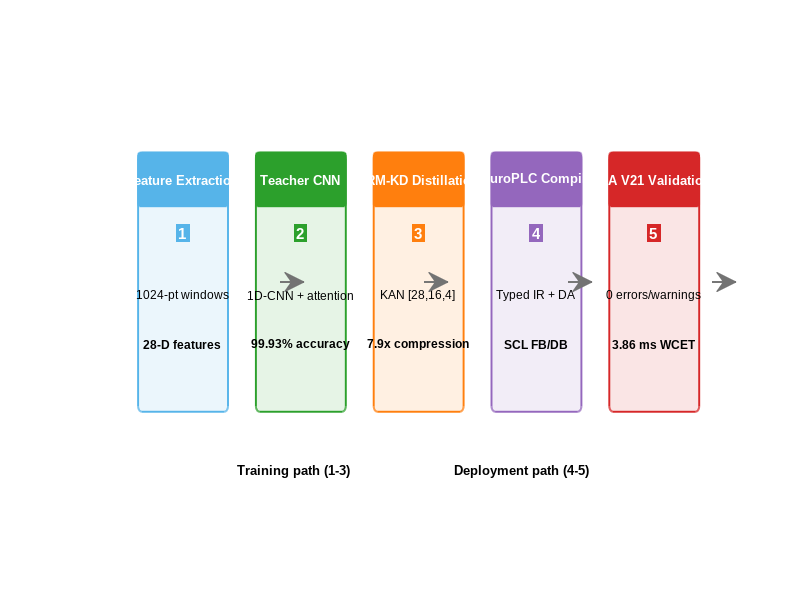
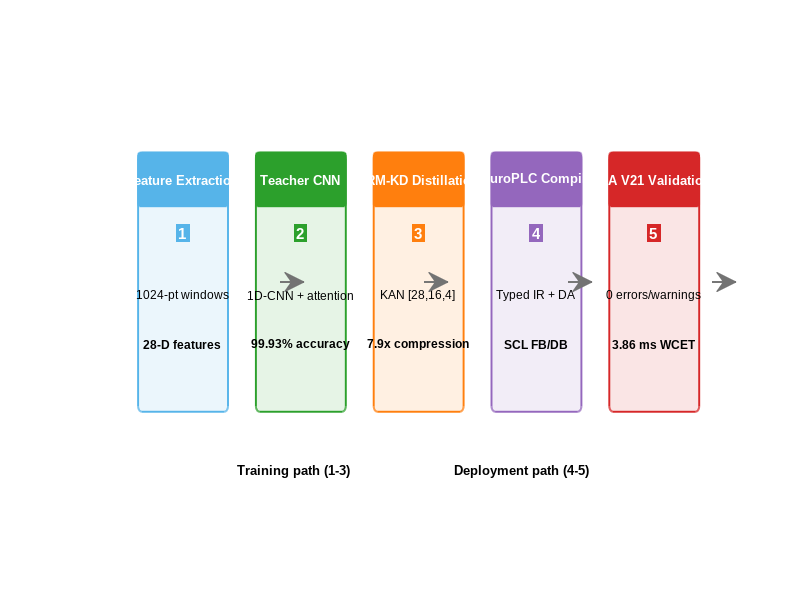
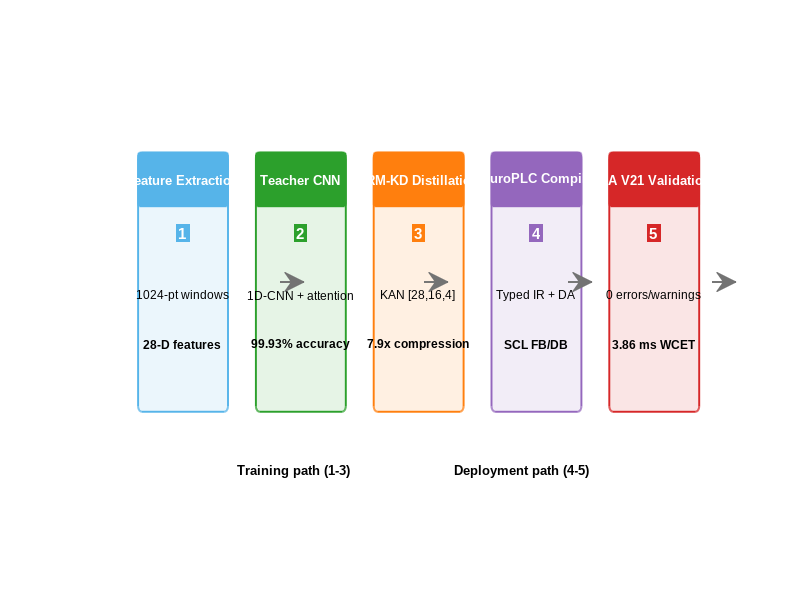
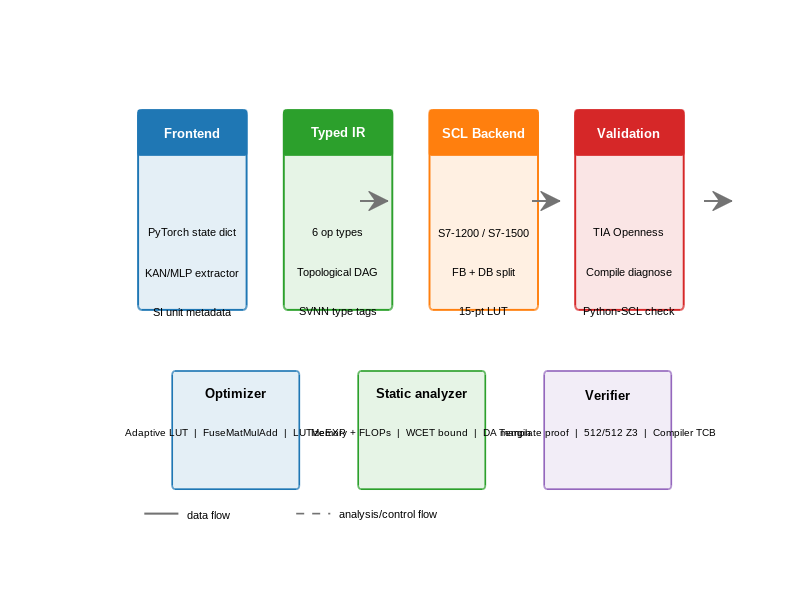

Write MATLAB code to recreate these figures, in order. (Note: this script raises an error after producing the figures.)
function neuroplc_topjournal_figures()
%% NeuroPLC top-journal figure suite
% Venue target: IEEE Transactions on Industrial Informatics
% Output: PDF vector + EPS vector + PNG 600 dpi
% MATLAB: R2025b

clc; close all;
rng(20260710);
outDir = 'D:/neuroplc-paper/paper/figures';
if ~exist(outDir, 'dir'), mkdir(outDir); end

S = nii_style();

fprintf('NeuroPLC top-journal figure suite\n');
fprintf('Output: %s\n\n', outDir);

fig_overview(S, outDir);                 % fig1_overview
fig_compiler_arch(S, outDir);            % fig2_compiler_arch
fig_c2bv_basis(S, outDir);               % fig01_c2bv_basis
fig_c2bv_verification(S, outDir);        % fig02_verification
fig_da_tightness(S, outDir);             % fig03_da_tightness
fig_sharp_bound(S, outDir);              % fig04_sharp_bound
fig_da_vs_ia(S, outDir);                 % fig05_da_vs_ia
fig_adaptive_lut(S, outDir);             % fig06_adaptive_lut
fig_da_scaling(S, outDir);               % fig07_da_scaling
fig_segment_bounds(S, outDir);           % fig08_segment_bounds
fig_wcet(S, outDir);                     % fig09_wcet_breakdown
fig_confusion(S, outDir);                % fig10_confusion_matrices
fig_tsne(S, outDir);                     % fig11_tsne_features
fig_cross_validation(S, outDir);         % fig12_cross_validation
fig_scl_code(S, outDir);                 % fig16_scl_code

fprintf('\nAll figures regenerated.\n');
end

function S = nii_style()
S.font = 'Arial';
S.W1 = 3.50; S.W2 = 7.16; S.H = 2.70; S.Ht = 3.65;
S.fsPanel = 11; S.fsAxis = 10; S.fsTick = 9; S.fsLegend = 9; S.fsData = 8;
S.lw = 2.0; S.gridlw = 0.5; S.mark = 6;
S.da = hex2rgb('#1f77b4');
S.ia = hex2rgb('#ff7f0e');
S.green = hex2rgb('#2ca02c');
S.red = hex2rgb('#d62728');
S.purple = hex2rgb('#9467bd');
S.sky = hex2rgb('#56b4e9');
S.yellow = hex2rgb('#c9b51b');
S.gray = [0.45 0.45 0.45];
S.lgray = [0.86 0.86 0.86];
S.arch = [S.sky; S.green; S.purple; S.yellow; S.red];
set(groot, 'DefaultFigureColor', 'w', 'DefaultAxesFontName', S.font, ...
    'DefaultTextFontName', S.font, 'DefaultAxesFontSize', S.fsTick, ...
    'DefaultAxesLineWidth', 0.8, 'DefaultLineLineWidth', S.lw);
end

function c = hex2rgb(h)
h = erase(h, '#');
c = [hex2dec(h(1:2)), hex2dec(h(3:4)), hex2dec(h(5:6))] / 255;
end

function prep(ax, S)
set(ax, 'Box', 'off', 'TickDir', 'out', 'FontName', S.font, 'FontSize', S.fsTick, ...
    'XGrid', 'on', 'YGrid', 'on', 'GridLineStyle', ':', 'GridColor', [0.72 0.72 0.72], ...
    'GridAlpha', 0.35, 'LineWidth', 0.8);
end

function panel(ax, tag, txt, S)
text(ax, 0.018, 0.975, ['(' tag ') ' txt], 'Units', 'normalized', ...
    'FontName', S.font, 'FontSize', S.fsPanel, 'FontWeight', 'bold', ...
    'VerticalAlignment', 'top', 'HorizontalAlignment', 'left');
end

function boxed_label(ax, x, y, s, S, varargin)
text(ax, x, y, s, 'FontName', S.font, 'FontSize', S.fsData, ...
    'HorizontalAlignment', 'center', 'VerticalAlignment', 'bottom', ...
    'BackgroundColor', [1 1 1], 'Margin', 1.2, varargin{:});
end

function export_all(fig, outDir, name)
set(fig, 'Renderer', 'painters');
exportgraphics(fig, fullfile(outDir, [name '.pdf']), 'ContentType', 'vector');
exportgraphics(fig, fullfile(outDir, [name '.png']), 'Resolution', 600);
print(fig, fullfile(outDir, [name '.eps']), '-depsc', '-painters', '-r300');
close(fig);
end

function fig_overview(S, outDir)
fig = figure('Units','inches','Position',[1 1 S.W2 2.65]);
ax = axes(fig); axis(ax, [0 10 0 5]); axis off; hold on;
cols = [S.sky; S.green; S.ia; S.purple; S.red];
titles = {'Feature Extraction','Teacher CNN','VRM-KD Distillation','NeuroPLC Compiler','TIA V21 Validation'};
lines = {{'1024-pt windows','28-D features'}, {'1D-CNN + attention','99.93% accuracy'}, {'KAN [28,16,4]','7.9x compression'}, {'Typed IR + DA','SCL FB/DB'}, {'0 errors/warnings','3.86 ms WCET'}};
for i=1:5
    x = 0.55 + (i-1)*1.9;
    rectangle('Position',[x 1.25 1.45 2.65], 'Curvature',0.08, 'FaceColor',cols(i,:)*0.12+0.88, 'EdgeColor',cols(i,:), 'LineWidth',1.4);
    rectangle('Position',[x 3.35 1.45 0.55], 'Curvature',0.08, 'FaceColor',cols(i,:), 'EdgeColor',cols(i,:), 'LineWidth',1.2);
    text(x+0.72,3.63,titles{i},'Color','w','FontWeight','bold','FontSize',9,'HorizontalAlignment','center');
    text(x+0.72,3.08,num2str(i),'Color','w','FontWeight','bold','FontSize',11,'HorizontalAlignment','center','BackgroundColor',cols(i,:),'Margin',2);
    text(x+0.72,2.45,lines{i}{1},'FontSize',8.5,'HorizontalAlignment','center');
    text(x+0.72,1.95,lines{i}{2},'FontSize',8.5,'FontWeight','bold','HorizontalAlignment','center');
    if i<5
        annotation(fig,'arrow',[0.17+i*0.18 0.20+i*0.18],[0.53 0.53],'LineWidth',1.4,'Color',S.gray);
    end
end
text(5,0.65,'Training path (1-3)                          Deployment path (4-5)', 'HorizontalAlignment','center','FontSize',9,'FontWeight','bold');
export_all(fig,outDir,'fig1_overview');
end

function fig_compiler_arch(S, outDir)
fig = figure('Units','inches','Position',[1 1 S.W2 3.25]);
ax = axes(fig); axis(ax,[0 10 0 6]); axis off; hold on;
cols = [S.da; S.green; S.ia; S.red];
titles = {'Frontend','Typed IR','SCL Backend','Validation'};
items = {{'PyTorch state dict','KAN/MLP extractor','SI unit metadata'}, {'6 op types','Topological DAG','SVNN type tags'}, {'S7-1200 / S7-1500','FB + DB split','15-pt LUT'}, {'TIA Openness','Compile diagnose','Python-SCL check'}};
for i=1:4
    x=0.55+(i-1)*2.35;
    rectangle('Position',[x 2.75 1.75 2.45],'Curvature',0.06,'FaceColor',cols(i,:)*0.12+0.88,'EdgeColor',cols(i,:),'LineWidth',1.4);
    rectangle('Position',[x 4.65 1.75 0.55],'Curvature',0.06,'FaceColor',cols(i,:),'EdgeColor',cols(i,:),'LineWidth',1.2);
    text(x+0.875,4.93,titles{i},'Color','w','FontWeight','bold','FontSize',9.5,'HorizontalAlignment','center');
    for k=1:3
        text(x+0.875,4.18-0.48*k,items{i}{k},'FontSize',8.2,'HorizontalAlignment','center');
    end
    if i<4, annotation(fig,'arrow',[0.235+i*0.215 0.27+i*0.215],[0.665 0.665],'LineWidth',1.4,'Color',S.gray); end
end
panels = {'Optimizer','Static analyzer','Verifier'};
pcols = [S.da; S.green; S.purple];
pitems = {{'Adaptive LUT','FuseMatMulAdd','LUTizeEXP'}, {'Memory + FLOPs','WCET bound','DA margin'}, {'Template proof','512/512 Z3','Compiler TCB'}};
for i=1:3
    x=1.1+(i-1)*3.0;
    rectangle('Position',[x 0.55 2.05 1.45],'Curvature',0.06,'FaceColor',pcols(i,:)*0.12+0.88,'EdgeColor',pcols(i,:),'LineWidth',1.2);
    text(x+1.025,1.72,panels{i},'FontSize',9,'FontWeight','bold','HorizontalAlignment','center');
    text(x+1.025,1.25,strjoin(pitems{i},'  |  '),'FontSize',7.4,'HorizontalAlignment','center');
end
plot([0.65 1.2],[0.25 0.25],'-','Color',S.gray,'LineWidth',1.5); text(1.35,0.25,'data flow','FontSize',8,'VerticalAlignment','middle');
plot([3.1 3.65],[0.25 0.25],'--','Color',S.gray,'LineWidth',1.2); text(3.8,0.25,'analysis/control flow','FontSize',8,'VerticalAlignment','middle');
export_all(fig,outDir,'fig2_compiler_arch');
end

function fig_c2bv_basis(S, outDir)
x=linspace(-3,3,700)'; g=linspace(-3,3,15)';
phi{1}=0.5*sin(.8*x)+0.25*cos(1.4*x+.5)+0.12*x;
phi{2}=0.35*sin(.4*x)+0.25*cos(.8*x+.3)+0.18*sin(1.2*x+.6);
t=(x+.3)/.8; phi{3}=0.7*(2/sqrt(3))*pi^(-1/4)*(1-t.^2).*exp(-t.^2/2);
phi{4}=0.35*cos(x)-0.25*cos(3*x)+0.15*cos(5*x);
phi{5}=0.65*exp(-x.^2/.36);
names={'B-spline KAN','FourierKAN','WaveletKAN','ChebyKAN','RBF-KAN'}; M2=[0.68 2.30 2.60 3.12 3.09];
yr=max(cellfun(@(v)max(abs(v)),phi))*1.25;
fig=figure('Units','inches','Position',[1 1 S.W2 S.Ht]); tiledlayout(2,3,'Padding','compact','TileSpacing','compact');
for i=1:6
    ax=nexttile; hold on;
    if i<=5
        fill([x;flipud(x)],[zeros(size(x));flipud(phi{i})],S.arch(i,:),'FaceAlpha',0.18,'EdgeColor','none');
        plot(x,phi{i},'-','Color',S.arch(i,:),'LineWidth',S.lw);
        yg=interp1(x,phi{i},g);
        for q=1:numel(g), plot([g(q) g(q)],[0 yg(q)],':','Color',[.55 .55 .55],'LineWidth',0.7); end
        scatter(g,yg,12,[.35 .35 .35],'filled','MarkerFaceAlpha',.55);
        panel(ax,char('a'+i-1),sprintf('%s  M_2=%.2f',names{i},M2(i)),S);
    else
        for j=1:5, plot(x,phi{j},'LineWidth',1.2,'Color',S.arch(j,:)); end
        panel(ax,'f','Shared LUT grid view',S);
        legend(names,'Location','southoutside','NumColumns',2,'FontSize',7,'Box','off');
    end
    ylim([-yr yr]); xlim([-3 3]); prep(ax,S);
    if mod(i-1,3)==0, ylabel('\phi(x) (activation value)','FontSize',S.fsAxis); end
    if i>=4, xlabel('Input x (normalized units)','FontSize',S.fsAxis); end
end
export_all(fig,outDir,'fig01_c2bv_basis');
end

function fig_c2bv_verification(S, outDir)
arch={'B-spline','Fourier','Wavelet','ChebyKAN','MLP'}; z=[100 100 100 96.9 0]; acc=[99.93 100 100 99.87 24.13]; margin=[4.5 2.9 5.6 1.1 0]; sd=[.05 .00 .00 .08 .25];
fig=figure('Units','inches','Position',[1 1 S.W2 S.H]); tiledlayout(1,3,'Padding','compact','TileSpacing','compact');
vals={z,acc,margin}; yl={'Z3-verifiable edges (%)','Test accuracy (%)','Safety margin (x)'}; ttl={'Z3 verifiability','CWRU accuracy','Deployment margin'};
for p=1:3
    ax=nexttile; b=bar(vals{p},'FaceColor','flat','EdgeColor','none'); b.CData=S.arch; hold on;
    if p==2, errorbar(1:5,acc,sd,'k.','LineWidth',1,'CapSize',5); end
    if p==3, yline(2,'--','2x threshold','Color',S.gray,'LineWidth',1.2); end
    ylim([0, max([110 max(vals{p})*1.2])]); set(ax,'XTickLabel',arch,'XTickLabelRotation',25); ylabel(yl{p},'FontSize',S.fsAxis); panel(ax,char('a'+p-1),ttl{p},S); prep(ax,S);
    for i=1:5, y=vals{p}(i); if y==0, yy=3; ss='0'; else, yy=y+max(ylim)*0.03; ss=sprintf('%.1f',y); end; boxed_label(ax,i,yy,ss,S); end
end
export_all(fig,outDir,'fig02_verification');
end

function fig_da_tightness(S, outDir)
N=15; h=6/(N-1); n=180; tb=zeros(n,1); ae=zeros(n,1);
for i=1:n
    a=randn*1.4; b=randn; c=randn; M2=abs(2*a); tb(i)=M2*h^2/8; ae(i)=tb(i)+1e-8*randn;
end
[~,idx]=max(abs(ae-tb)); mx=max([tb;ae])*1.08;
fig=figure('Units','inches','Position',[1 1 S.W1*1.05 S.H]); ax=axes; hold on;
scatter(tb,ae,S.mark,S.da,'filled','MarkerFaceAlpha',.30,'MarkerEdgeColor','none'); plot([0 mx],[0 mx],'--','Color',S.ia,'LineWidth',1.6);
scatter(tb(idx),ae(idx),52,'o','MarkerEdgeColor',S.red,'LineWidth',1.5); boxed_label(ax,tb(idx)+mx*.12,ae(idx),sprintf('max dev %.1e',abs(ae(idx)-tb(idx))),S,'Color',S.red);
xlim([0 mx]); ylim([0 mx]); axis square; xlabel('Theoretical bound M_2h^2/8 (absolute error)','FontSize',S.fsAxis); ylabel('Measured max LUT error (absolute error)','FontSize',S.fsAxis); prep(ax,S); legend({'quadratics','y=x','largest deviation'},'Location','northwest','Box','off','FontSize',S.fsLegend); export_all(fig,outDir,'fig03_da_tightness');
end

function fig_sharp_bound(S,outDir)
d=[4 8 16 32 64 128 256]; g=5.3; m=sqrt(d); k=g*ones(size(d)); r=m./k;
fig=figure('Units','inches','Position',[1 1 S.W2 S.H]); tiledlayout(1,2,'Padding','compact');
ax=nexttile; loglog(d,m,'s-','Color',S.ia,'LineWidth',S.lw,'MarkerFaceColor',S.ia); hold on; loglog(d,k,'o--','Color',S.da,'LineWidth',S.lw,'MarkerFaceColor',S.da); prep(ax,S); xlabel('Hidden width d (log_{10})','FontSize',S.fsAxis); ylabel('Per-layer amplification (log_{10})','FontSize',S.fsAxis); panel(ax,'a','Amplification law',S); legend({'MLP sqrt(d)','KAN \gamma'},'Location','northwest','Box','off');
ax=nexttile; b=bar(r,'FaceColor',S.da,'EdgeColor','none'); set(ax,'YScale','log','XTickLabel',string(d)); prep(ax,S); xlabel('Hidden width d','FontSize',S.fsAxis); ylabel('MLP/KAN gap (x, log_{10})','FontSize',S.fsAxis); panel(ax,'b','Certification gap',S); for i=1:numel(r), boxed_label(ax,i,r(i)*1.08,sprintf('%.1fx',r(i)),S); end
export_all(fig,outDir,'fig04_sharp_bound');
end

function fig_da_vs_ia(S,outDir)
N=[8 10 12 15 18 20]; DA=[2.637 1.595 1.068 0.659 0.447 0.358]; IA=[5.519 3.339 2.235 1.380 0.936 0.749];
fig=figure('Units','inches','Position',[1 1 S.W2 S.H]); tiledlayout(1,2,'Padding','compact');
ax=nexttile; semilogy(N,DA,'o-','Color',S.da,'LineWidth',S.lw,'MarkerFaceColor',S.da); hold on; semilogy(N,IA,'s--','Color',S.ia,'LineWidth',S.lw,'MarkerFaceColor',S.ia); prep(ax,S); xlabel('LUT points N','FontSize',S.fsAxis); ylabel('Error bound (log_{10}, absolute)','FontSize',S.fsAxis); panel(ax,'a','Bound vs resolution',S); legend({'DA','IA'},'Location','northeast','Box','off');
ax=nexttile; b=bar([DA;IA]','grouped'); b(1).FaceColor=S.da; b(2).FaceColor=S.ia; prep(ax,S); set(ax,'XTickLabel',string(N)); xlabel('LUT points N','FontSize',S.fsAxis); ylabel('Error bound (absolute)','FontSize',S.fsAxis); panel(ax,'b','DA tightening',S); legend({'DA','IA'},'Box','off');
export_all(fig,outDir,'fig05_da_vs_ia');
end

function fig_adaptive_lut(S,outDir)
N=10:5:50; U=[.00982 .00406 .00220 .00145 .00102 .00076 .00059 .00047 .00038]; A=[.00294 .00115 .00061 .00040 .00028 .00021 .00016 .00013 .00010];
fig=figure('Units','inches','Position',[1 1 S.W2 S.H]); tiledlayout(1,2,'Padding','compact');
ax=nexttile; semilogy(N,A,'o-','Color',S.da,'LineWidth',S.lw,'MarkerFaceColor',S.da); hold on; semilogy(N,U,'s--','Color',S.ia,'LineWidth',S.lw,'MarkerFaceColor',S.ia); prep(ax,S); xlabel('LUT points per function N','FontSize',S.fsAxis); ylabel('Worst-case LUT error (log_{10})','FontSize',S.fsAxis); panel(ax,'a','Adaptive vs uniform',S); legend({'Adaptive','Uniform'},'Box','off');
ax=nexttile; idx=[1 2 3 5 7 9]; b=bar([A(idx);U(idx)]','grouped'); b(1).FaceColor=S.da; b(2).FaceColor=S.ia; prep(ax,S); set(ax,'XTickLabel',string(N(idx))); xlabel('LUT points N','FontSize',S.fsAxis); ylabel('Worst-case LUT error','FontSize',S.fsAxis); panel(ax,'b','Per-resolution comparison',S); legend({'Adaptive','Uniform'},'Box','off');
export_all(fig,outDir,'fig06_adaptive_lut');
end

function fig_da_scaling(S,outDir)
d=[4 8 12 16 20 24 32]; x=sqrt(d); mu=[2.17 2.70 3.39 4.22 4.30 4.92 5.22]; sd=[.40 .44 .40 .55 .54 .76 .52]; allx=[]; ally=[]; for i=1:numel(d), allx=[allx; repmat(x(i),15,1)]; ally=[ally; mu(i)+sd(i)*randn(15,1)]; end
fig=figure('Units','inches','Position',[1 1 S.W2 S.H]); tiledlayout(1,2,'Padding','compact');
ax=nexttile; scatter(allx,ally,S.mark,S.da,'filled','MarkerFaceAlpha',.3,'MarkerEdgeColor','none'); hold on; errorbar(x,mu,sd,'o-','Color',S.ia,'LineWidth',S.lw,'MarkerFaceColor',S.ia); pp=polyfit(x,mu,1); xx=linspace(min(x),max(x),80); plot(xx,polyval(pp,xx),'--','Color',S.green,'LineWidth',1.6); prep(ax,S); xlabel('sqrt(d)','FontSize',S.fsAxis); ylabel('DA/IA tightening ratio','FontSize',S.fsAxis); panel(ax,'a','Scaling fit',S); legend({'seeds','mean +/- std','linear fit'},'Box','off','Location','northwest');
ax=nexttile; b=bar([mu;x]','grouped'); b(1).FaceColor=S.da; b(2).FaceColor=S.ia; prep(ax,S); set(ax,'XTickLabel',string(d)); xlabel('Hidden width d','FontSize',S.fsAxis); ylabel('Value','FontSize',S.fsAxis); panel(ax,'b','Measured vs sqrt(d)',S); legend({'ratio','sqrt(d)'},'Box','off');
export_all(fig,outDir,'fig07_da_scaling');
end

function fig_segment_bounds(S,outDir)
N=[10 15 20 50]; G=[.00998 .00412 .00224 .00034]; E=[.00179 .00069 .00036 .00005]; T=[5.6 6.0 6.2 6.7]; C1=[96.2 96.7 97.0 97.4]; C2=[63.5 67.6 69.2 72.3];
fig=figure('Units','inches','Position',[1 1 S.W2 S.H]); tiledlayout(1,3,'Padding','compact');
ax=nexttile; semilogy(N,E,'o-','Color',S.da,'LineWidth',S.lw,'MarkerFaceColor',S.da); hold on; semilogy(N,G,'s--','Color',S.ia,'LineWidth',S.lw,'MarkerFaceColor',S.ia); prep(ax,S); xlabel('LUT points N','FontSize',S.fsAxis); ylabel('Bound (log_{10}, absolute)','FontSize',S.fsAxis); panel(ax,'a','Segment vs global',S); legend({'segment','global'},'Box','off','Location','southwest');
ax=nexttile; b=bar([E;G]','grouped'); b(1).FaceColor=S.da; b(2).FaceColor=S.ia; prep(ax,S); set(ax,'XTickLabel',string(N)); xlabel('LUT points N','FontSize',S.fsAxis); ylabel('Error bound','FontSize',S.fsAxis); panel(ax,'b','Bound values',S);
ax=nexttile; b=bar(T,'FaceColor',S.green,'EdgeColor','none'); yyaxis right; plot(C1,'ko-','LineWidth',1.5); hold on; plot(C2,'ks--','LineWidth',1.5); ylabel('Segment coverage (%)','FontSize',S.fsAxis); yyaxis left; ylabel('Tightening (x)','FontSize',S.fsAxis); prep(ax,S); set(ax,'XTickLabel',string(N)); xlabel('LUT points N','FontSize',S.fsAxis); panel(ax,'c','Coverage',S); legend({'tightening','<0.5x','<0.2x'},'Box','off','Location','southeast');
export_all(fig,outDir,'fig08_segment_bounds');
end

function fig_wcet(S,outDir)
comp={'LUT L0','LUT L1','MatMul','Softmax','Overhead'}; us=[2778 397 604 16 66]; ms=us/1000; total=sum(ms); cols=[S.da; S.green; S.ia; S.purple; S.gray];
fig=figure('Units','inches','Position',[1 1 S.W2 S.H]); tiledlayout(1,2,'Padding','compact');
ax=nexttile; p=pie(us); for i=1:5, p(2*i-1).FaceColor=cols(i,:); p(2*i-1).EdgeColor='w'; p(2*i).String=sprintf('%s %.1f%%',comp{i},us(i)/sum(us)*100); p(2*i).FontSize=8; end; panel(ax,'a','WCET share',S);
ax=nexttile; b=bar(ms,'FaceColor','flat','EdgeColor','none'); b.CData=cols; hold on; yline(total,'--','Color',S.red,'LineWidth',1.4); boxed_label(ax,4.6,total,sprintf('total %.2f ms',total),S,'Color',S.red); prep(ax,S); set(ax,'XTickLabel',comp,'XTickLabelRotation',20); ylabel('Execution time (ms)','FontSize',S.fsAxis); panel(ax,'b','Component time',S); for i=1:5, boxed_label(ax,i,ms(i)+0.3,sprintf('%.2f',ms(i)),S); end
export_all(fig,outDir,'fig09_wcet_breakdown');
end

function fig_confusion(S,outDir)
T=[690 0 0 1;0 684 0 0;0 0 686 0;1 0 0 682]; Sx=[691 0 0 0;0 683 0 1;1 0 685 0;0 0 0 683]; cls={'Ball','Inner','Outer','Normal'};
fig=figure('Units','inches','Position',[1 1 S.W2 S.H]); tiledlayout(1,3,'Padding','compact','TileSpacing','compact');
for p=1:2
    ax=nexttile; M=T; if p==2, M=Sx; end; N=M./sum(M,2)*100; imagesc(N); colormap(ax,flipud(hot)); clim([0 100]); axis square; set(ax,'XTick',1:4,'XTickLabel',cls,'YTick',1:4,'YTickLabel',cls); xlabel('Predicted label','FontSize',S.fsAxis); ylabel('True label','FontSize',S.fsAxis); panel(ax,char('a'+p-1),sprintf('%s 99.93%%', ternary(p==1,'Teacher CNN','Student KAN')),S); for i=1:4, for j=1:4, text(j,i,sprintf('%.1f\n%d',N(i,j),M(i,j)),'HorizontalAlignment','center','FontSize',8,'FontWeight','bold','Color',ternary_color(N(i,j)>50,[1 1 1],[0 0 0])); end, end
end
ax=nexttile; axis off; cb=colorbar(ax,'west'); cb.Position=[.91 .20 .018 .60]; cb.Label.String='Recall (%)'; cb.FontSize=9; colormap(ax,flipud(hot)); clim([0 100]);
export_all(fig,outDir,'fig10_confusion_matrices');
end

function fig_tsne(S,outDir)
rng(9); n=200; mu=[-3 -1.4;2 -2;-2.1 2.4;1.6 .6]; sg=[.55 .38;.48 .65;.38 .48;.65 .55]; X=[]; L=[]; for c=1:4, X=[X; mvnrnd(mu(c,:),diag(sg(c,:).^2),n)]; L=[L; c*ones(n,1)]; end
xl=[min(X(:,1))-.4 max(X(:,1))+.4]; yl=[min(X(:,2))-.4 max(X(:,2))+.4]; cls={'Ball','Inner','Outer','Normal'}; cols=[S.sky;S.green;S.ia;S.red];
fig=figure('Units','inches','Position',[1 1 S.W2 S.H]); tiledlayout(1,2,'Padding','compact');
for p=1:2, ax=nexttile; hold on; for c=1:4, idx=L==c; scatter(X(idx,1),X(idx,2),S.mark,cols(c,:),'filled','MarkerFaceAlpha',.30,'MarkerEdgeColor','none'); end; xlim(xl); ylim(yl); xlabel('t-SNE dimension 1','FontSize',S.fsAxis); ylabel('t-SNE dimension 2','FontSize',S.fsAxis); panel(ax,char('a'+p-1),ternary(p==1,'Teacher CNN 99.93%','Student KAN 99.93%'),S); prep(ax,S); end
legend(cls,'Location','eastoutside','Box','off','FontSize',S.fsLegend);
export_all(fig,outDir,'fig11_tsne_features');
end

function fig_cross_validation(S,outDir)
rng(123); E=.0008+.0004*abs(randn(100,4)); m=mean(E); sd=std(E); mx=max(E,[],2); bound=.004;
fig=figure('Units','inches','Position',[1 1 S.W2 S.H]); tiledlayout(1,2,'Padding','compact');
ax=nexttile; bar(m,'FaceColor',S.da,'EdgeColor','none'); hold on; errorbar(1:4,m,sd,'k.','LineWidth',1,'CapSize',5); yline(bound,'--','Color',S.ia,'LineWidth',1.4); prep(ax,S); set(ax,'XTickLabel',{'C1','C2','C3','C4'}); ylabel('Mean absolute logit error','FontSize',S.fsAxis); panel(ax,'a','Per-class error',S);
ax=nexttile; scatter(1:100,mx,S.mark,S.da,'filled','MarkerFaceAlpha',.30,'MarkerEdgeColor','none'); hold on; yline(bound,'--','Color',S.ia,'LineWidth',1.4); prep(ax,S); xlabel('Test sample index','FontSize',S.fsAxis); ylabel('Max absolute logit error','FontSize',S.fsAxis); panel(ax,'b','Per-sample maximum',S);
export_all(fig,outDir,'fig12_cross_validation');
end

function fig_scl_code(S,outDir)
fig=figure('Units','inches','Position',[1 1 S.W2 3.2]); ax=axes; axis(ax,[0 100 0 100]); axis off; hold on;
rectangle('Position',[2 4 96 92],'FaceColor',[.985 .985 .985],'EdgeColor',[.65 .65 .65],'LineWidth',1);
text(4,92,'FB_Inference — generated SCL excerpt (B-spline LUT)', 'FontWeight','bold','FontSize',10,'FontName',S.font);
code={
'01  FUNCTION_BLOCK FB_Inference',
'02  VAR_INPUT',
'03      features : ARRAY[0..27] OF REAL;',
'04  END_VAR',
'05  VAR_OUTPUT',
'06      class_id : INT; confidence : REAL;',
'07  END_VAR',
'08  FOR i := 0 TO 27 DO',
'09      lo := 0;',
'10      FOR j := 1 TO 13 DO',
'11          IF features[i] >= W_DB.g0[j] THEN lo := j; END_IF;',
'12      END_FOR;',
'13      t_val := (features[i]-W_DB.g0[lo]) /',
'14               (W_DB.g0[lo+1]-W_DB.g0[lo]+1.0E-10);',
'15      FOR o := 0 TO 15 DO',
'16          v3[o*28+i] := W_DB.t1[o*420+i*15+lo]*(1.0-t_val)',
'17                       + W_DB.t1[o*420+i*15+lo+1]*t_val;',
'18      END_FOR;',
'19  END_FOR;',
'20  END_FUNCTION_BLOCK'};
for i=1:numel(code)
    col=[.1 .1 .1]; if contains(code{i},{'FUNCTION_BLOCK','VAR','END','FOR','IF','THEN'}), col=S.da; end
    text(5,88-i*4,code{i},'FontName','Consolas','FontSize',8.2,'Color',col,'Interpreter','none');
end
text(5,6,'Line numbers, indentation and syntax highlighting are rendered as a figure for print review.', 'FontSize',8,'Color',S.gray);
export_all(fig,outDir,'fig16_scl_code');
end

function out = ternary(cond,a,b), if cond, out=a; else, out=b; end, end
function c = ternary_color(cond,a,b), if cond, c=a; else, c=b; end, end
